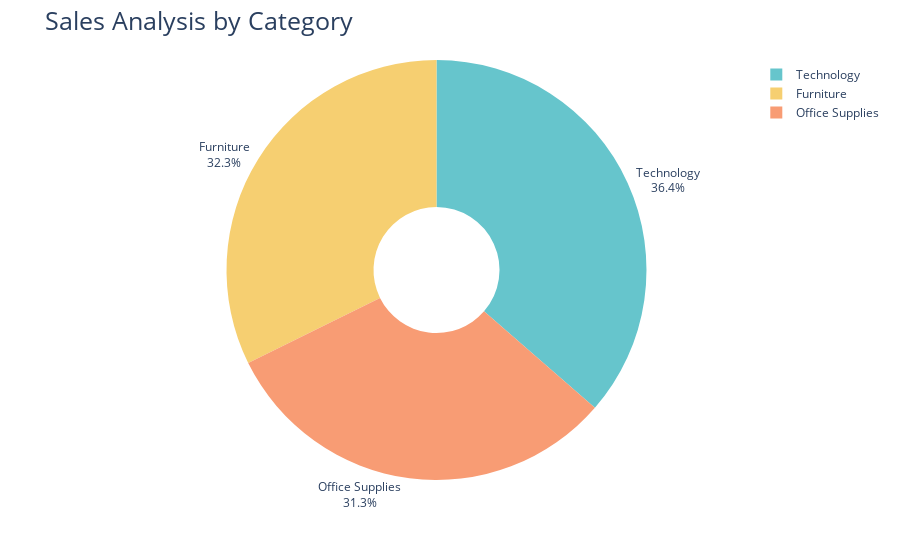

Write notebook code for a chart like this one.
### Code cell
fig = px.pie(sales_by_category, 
             values='Sales', 
             names='Category', 
             hole=0.3, 
             color_discrete_sequence=px.colors.qualitative.Pastel)

fig.update_traces(textposition='outside', textinfo='percent+label')
fig.update_layout(title_text='Sales Analysis by Category', title_font=dict(size=25))

### Figure 1 — Plotly figure (JSON) as saved in the notebook; plotly's stock layout.template omitted (floating-point values rounded to 4 significant figures)
{"data": [{"domain": {"x": [0, 1], "y": [0, 1]}, "hole": 0.3, "hovertemplate": "Category=%{label}<br>Sales=%{value}<extra></extra>", "labels": ["Furniture", "Office Supplies", "Technology"], "legendgroup": "", "name": "", "showlegend": true, "textinfo": "percent+label", "textposition": "outside", "type": "pie", "values": [742000.0, 719000.0, 836200.0]}], "layout": {"autosize": true, "legend": {"tracegroupgap": 0}, "margin": {"t": 60}, "piecolorway": ["rgb(102, 197, 204)", "rgb(246, 207, 113)", "rgb(248, 156, 116)", "rgb(220, 176, 242)", "rgb(135, 197, 95)", "rgb(158, 185, 243)", "rgb(254, 136, 177)", "rgb(201, 219, 116)", "rgb(139, 224, 164)", "rgb(180, 151, 231)", "rgb(179, 179, 179)"], "title": {"font": {"size": 25}, "text": "Sales Analysis by Category"}}}
